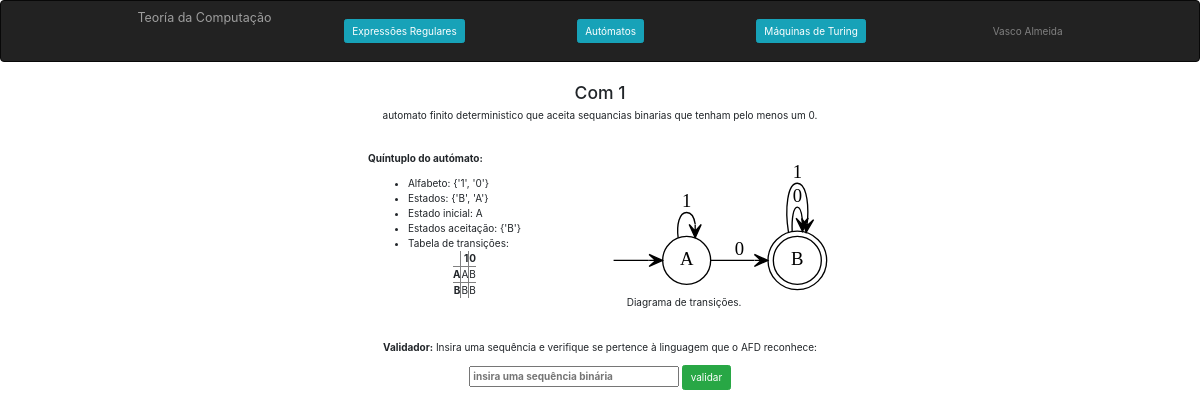
/83/automato/, run on the app's committed database.
### computacao/models.py (models this page shows, shortened)
class Automato(models.Model):
    nome = models.CharField(max_length=100)
    descricao = models.CharField(max_length=100)
    alfabeto = models.CharField(max_length=100)
    estados = models.CharField(max_length=100)
    estadoInicial = models.CharField(max_length=100)
    estadosDeAceitacao = models.CharField(max_length=100)
    dicionarioTransicao = models.CharField(max_length=1000)
    diagrama = models.CharField(max_length=100)
    def printAlfabeto(self):
        return str(set(self.alfabeto.split()))
    def printEstados(self):
        return str(set(self.estados.split()))
    def printEstadosDeAceitacao(self):
        return str(set(self.estadosDeAceitacao.split()))
    def dTransInTable(self):
        dTrans = {(t.split('-')[0], t.split('-')[1]):t.split('-')[2] for t in self.dicionarioTransicao.split()}
        table = []
        linha = ['']
        for simbolo in self.alfabeto.split():
            linha.append(simbolo)
        table.append(linha)
        for estado in self.estados.split():
            linha =[estado]
            for simbolo in self.alfabeto.split():
                linha.append(dTrans[(estado, simbolo)])
            table.append(linha)
        return table

### computacao/views.py (the view)
# urls.py: path('<int:automato_id>/automato/', views.automato, name='automato'),
def automato(request, automato_id):
    sequencia = None
    resultado = None
    form = SequenciaForm(request.POST or None)
    if form.is_valid():
        sequencia = form.cleaned_data['sequencia']
        resultado = Automato.objects.get(id=automato_id).valida_sequencia(sequencia)
    context = {
        'automato': Automato.objects.get(id=automato_id),
        'sequencia': sequencia,
        'resultado': resultado,
        'form': form,
    }
    return render(request, 'computacao/automato.html', context)

### computacao/forms.py
class SequenciaForm(forms.Form):
    sequencia = forms.CharField(label='',
                                widget=forms.TextInput(attrs={
                                    'placeholder': 'insira uma sequência binária',
                                    'size': '25'
                                }))

### computacao/templates/computacao/automato.html (shortened to what this page needs)
{% extends 'computacao/layout.html' %}
{% block main %}
    <main class="col-sm-12">
        <h3>{{ automato.nome|title }}</h3>
        <p>{{ automato.descricao }}.</p>
        <table align="center">
            <tr align="left">
                <td>
                    <p> <b>Quíntuplo do autómato:</b></p>
                    <ul>
                    <li>Alfabeto: {{ automato.printAlfabeto }} </li>
                    <li>Estados: {{ automato.printEstados }}</li>
                    <li>Estado inicial: {{ automato.estadoInicial }}</li>
                    <li>Estados aceitação: {{ automato.printEstadosDeAceitacao }}</li>
                    <li>Tabela de transições:
                    <table align="center" rules="all" style="border-collapse: collapse">
                        {% for dTran in automato.dTransInTable %}
                            <tr>
                                {% for element in dTran %}
                                    {% if forloop.parentloop.first %}
                                        <th>{{ element }}</th>
                                    {% elif forloop.first %}
                                        <th>{{ element }}</th>
                                    {% else %}
                                        <td>{{ element }}</td>
                                    {% endif %}
                                {% endfor %}
                            </tr>
                        {% endfor %}
                    </table>
                    </ul>
                </td>
                <td class="align-baseline">
                    {% load static %}
                    <img src="{% static automato.diagrama %}" alt="">
                    <p class="text-center">Diagrama de transições.</p>
                </td>
            </tr>
        </table>
        <br>
        <p><b>Validador:</b> Insira uma sequência e verifique se pertence à linguagem que o AFD reconhece: </p>
        <form action="{% url 'computacao:automato' automato.id %}" method="POST">
           <b>{{ form }}</b>
            <input type="submit" value="validar" class="btn btn-success">
        </form>
        {% if resultado != None %}
            {% if resultado == True %}
                <p>A sequência <b>{{ sequencia }}</b> é aceite pelo autómato </p>
            {% else %}
                <p>A sequência <b>{{ sequencia }}</b> não é aceite pelo autómato </p>
            {% endif %}
        {% else %}
            <br><br>
        {% endif %}
    </main>
{% endblock %}

### computacao/templates/computacao/layout.html (shortened to what this page needs)
<!DOCTYPE html>
<html lang="en">
<head>
    {% load static %}
    <link rel="stylesheet" href="https://maxcdn.bootstrapcdn.com/bootstrap/3.4.1/css/bootstrap.min.css">
    <link rel="stylesheet" href="https://maxcdn.bootstrapcdn.com/bootstrap/4.5.2/css/bootstrap.min.css">
    <link rel="stylesheet" href="{% static 'computacao/style.css' %}">
</head>
<body>
    <header>
        <nav class = "navbar navbar-inverse">
            <div class= "container-fluid">
                <div class= "navbar-header">
                    <a class ="navbar-brand" href="{% url 'computacao:index' %}" style="width:100px;">Teoría da Computação</a>
                </div>
                <a href="{% url 'computacao:ExpressoesRegulares' %}" class="btn btn-info" role="button">Expressões Regulares</a>
                <a href="{% url 'computacao:automatos' %}" class="btn btn-info" role="button">Autómatos</a>
                <a href="{% url 'computacao:MaquinaTuring' %}" class="btn btn-info" role="button">Máquinas de Turing</a>
                <ul class = "nav navbar-inverse navbar-right">
                    <li class=""><a style ="color: grey"> Vasco Almeida </a> </li>
                </ul>
            </div>
        </nav>
</header>
    <div  class="text-center">
         {% block main %}
        {% endblock %}
    </div>
</body>
</html>

### computacao/static/computacao/style.css (style rules this page uses)
body > div { max-width: 800px; margin: auto; }
table tr th { text-align: right; }
table { border-collapse: separate; border-spacing: 15px 5px; }

### data on the page
Automato: nome "Com 1", descricao "automato finito deterministico que aceita sequancias binarias que tenham pelo menos um 0", printAlfabeto "{'1', '0'}", printEstados "{'B', 'A'}", estadoInicial "A", printEstadosDeAceitacao "{'B'}", diagrama (picture)

### other printed values
{{ element }} "1" "0"
{{ element }} "A" "B"
{{ element }} "A" "B" "B" "B"
